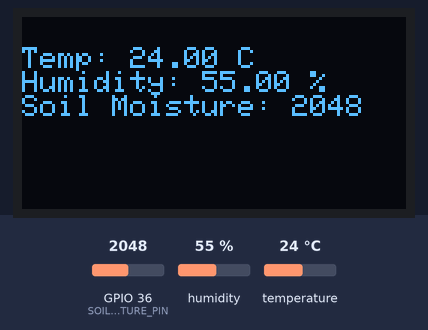
Bench run of a sketch on a simulated ESP32. Parts: 128×64 one-colour display. The test bench sets the inputs (shaded band); at power-on: humidity 55 %, GPIO 36 (SOIL_MOISTURE_PIN) = 2048, temperature 24 °C. WiFi joins after 1.5 s; servers stay silent unless stated; what the sketch prints to the serial monitor is not drawn.

Above: at 3.2 s.
3.3 s: humidity set to 22 %
At 4.7 s:
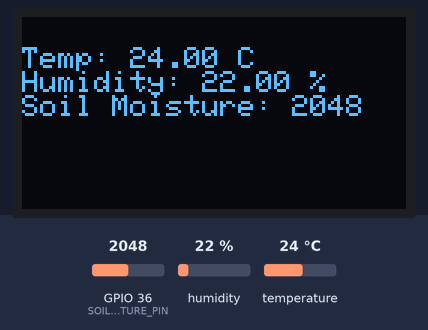
5.6 s: GPIO 36 (SOIL_MOISTURE_PIN) set to 2866
At 7.3 s:
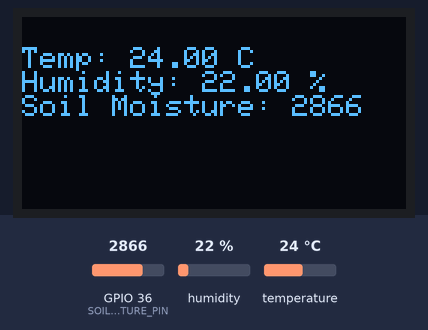
7.6 s: temperature set to 12 °C
At 8.8 s:
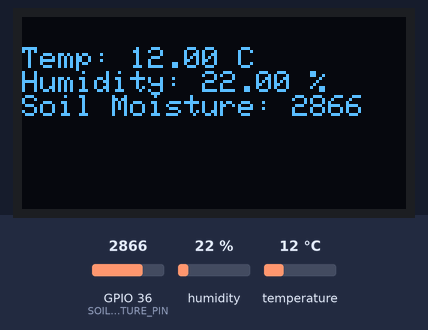
9.6 s: GPIO 36 (SOIL_MOISTURE_PIN) set to 3603
At 11.5 s:
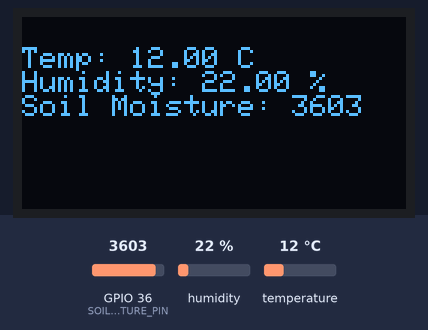
13.2 s: humidity set to 40 %
At 15.6 s:
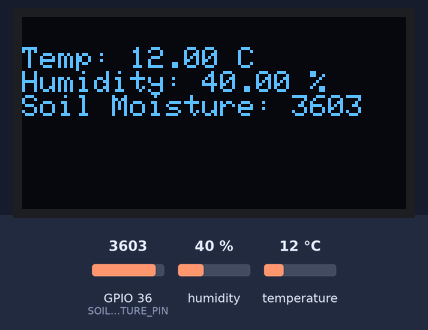
Timing chart, 0 to 16.7 s (numbered marks = the images above; inputs shaded):
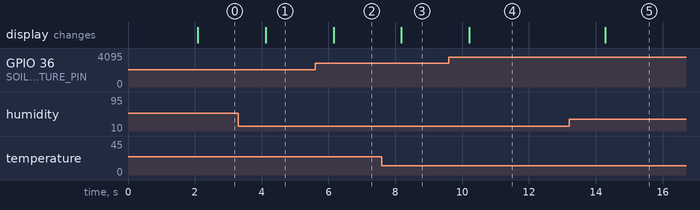

The sketch:

HethongGiamsatCaytrong.ino
```cpp
#include "WiFi.h"
#include "ESPAsyncWebServer.h"
#include "DHT.h"
#include <Wire.h>
#include <Adafruit_GFX.h>
#include <Adafruit_SSD1306.h>

const char* ssid = "Nha Tro 156_T1";
const char* password = "123456789";

#define DHTPIN 4       // Chân dữ liệu cảm biến DHT
#define DHTTYPE DHT22  // Sử dụng cảm biến DHT22
#define SCREEN_WIDTH 128
#define SCREEN_HEIGHT 64
#define SOIL_MOISTURE_PIN 36 // Chân cảm biến độ ẩm đất

DHT dht(DHTPIN, DHTTYPE);
AsyncWebServer server(80);
Adafruit_SSD1306 display(SCREEN_WIDTH, SCREEN_HEIGHT, &Wire, -1);

void updateDisplay(float temperature, float humidity, int soilMoisture) {
  display.clearDisplay();
  display.setTextSize(1);
  display.setTextColor(WHITE);
  display.setCursor(0, 10);
  display.print("Temp: ");
  display.print(temperature);
  display.println(" C");
  display.print("Humidity: ");
  display.print(humidity);
  display.println(" %");
  display.print("Soil Moisture: ");
  display.print(soilMoisture);
  display.println();
  display.display();
}

String readDHTTemperature() {
  float t = dht.readTemperature();
  if (isnan(t)) {
    Serial.println("Failed to read from DHT sensor!");
    return "--";
  }
  Serial.println(t);
  return String(t);
}

String readDHTHumidity() {
  float h = dht.readHumidity();
  if (isnan(h)) {
    Serial.println("Failed to read from DHT sensor!");
    return "--";
  }
  Serial.println(h);
  return String(h);
}

String readSoilMoisture() {
  int value = analogRead(SOIL_MOISTURE_PIN);
  Serial.print("Soil Moisture: ");
  Serial.println(value);
  return String(value);
}

const char index_html[] PROGMEM = R"rawliteral(
<!DOCTYPE HTML><html>
<head>
  <meta name="viewport" content="width=device-width, initial-scale=1">
  <style>
    html { font-family: Arial; text-align: center; }
    h2 { font-size: 2.5rem; }
    p { font-size: 2.0rem; }
  </style>
</head>
<body>
  <h2>ESP32 DHT Server</h2>
  <p>Temperature: <span id="temperature">%TEMPERATURE%</span> &deg;C</p>
  <p>Humidity: <span id="humidity">%HUMIDITY%</span> &percnt;</p>
  <p>Soil Moisture: <span id="soilmoisture">%SOILMOISTURE%</span></p>
</body>
<script>
setInterval(function() {
  fetch("/temperature").then(response => response.text()).then(data => {
    document.getElementById("temperature").innerText = data;
  });
  fetch("/humidity").then(response => response.text()).then(data => {
    document.getElementById("humidity").innerText = data;
  });
  fetch("/soilmoisture").then(response => response.text()).then(data => {
    document.getElementById("soilmoisture").innerText = data;
  });
}, 10000);
</script>
</html>)rawliteral";

String processor(const String& var) {
  if (var == "TEMPERATURE") return readDHTTemperature();
  if (var == "HUMIDITY") return readDHTHumidity();
  if (var == "SOILMOISTURE") return readSoilMoisture();
  return String();
}

void setup() {
  Serial.begin(115200);
  dht.begin();
  WiFi.begin(ssid, password);

  // Cấu hình ADC để đọc giá trị chính xác
  analogSetAttenuation(ADC_11db);

  if (!display.begin(SSD1306_SWITCHCAPVCC, 0x3C)) {
    Serial.println(F("SSD1306 allocation failed"));
    for (;;);
  }
  display.clearDisplay();
  display.display();

  while (WiFi.status() != WL_CONNECTED) {
    delay(1000);
    Serial.println("Connecting to WiFi...");
  }
  Serial.println(WiFi.localIP());

  server.on("/", HTTP_GET, [](AsyncWebServerRequest *request) {
    request->send_P(200, "text/html", index_html, processor);
  });
  server.on("/temperature", HTTP_GET, [](AsyncWebServerRequest *request) {
    request->send_P(200, "text/plain", readDHTTemperature().c_str());
  });
  server.on("/humidity", HTTP_GET, [](AsyncWebServerRequest *request) {
    request->send_P(200, "text/plain", readDHTHumidity().c_str());
  });
  server.on("/soilmoisture", HTTP_GET, [](AsyncWebServerRequest *request) {
    request->send_P(200, "text/plain", readSoilMoisture().c_str());
  });

  server.begin();
}

void loop() {
  float temperature = dht.readTemperature();
  float humidity = dht.readHumidity();
  int soilMoisture = analogRead(SOIL_MOISTURE_PIN);

  Serial.print("Temperature: ");
  Serial.print(temperature);
  Serial.print(" °C, Humidity: ");
  Serial.print(humidity);
  Serial.print(" %, Soil Moisture: ");
  Serial.println(soilMoisture);

  if (!isnan(temperature) && !isnan(humidity)) {
    updateDisplay(temperature, humidity, soilMoisture);
  }
  delay(2000);
}
```

Measured:
- after the input at 3.3 s, the display: changes after 0.82 s (image 1)
- after the input at 5.6 s, the display: changes after 0.55 s (image 2)
- after the input at 7.6 s, the display: changes after 0.58 s (image 3)
- after the input at 9.6 s, the display: changes after 0.62 s (image 4)
- after the input at 13.2 s, the display: changes after 1.1 s (image 5)
